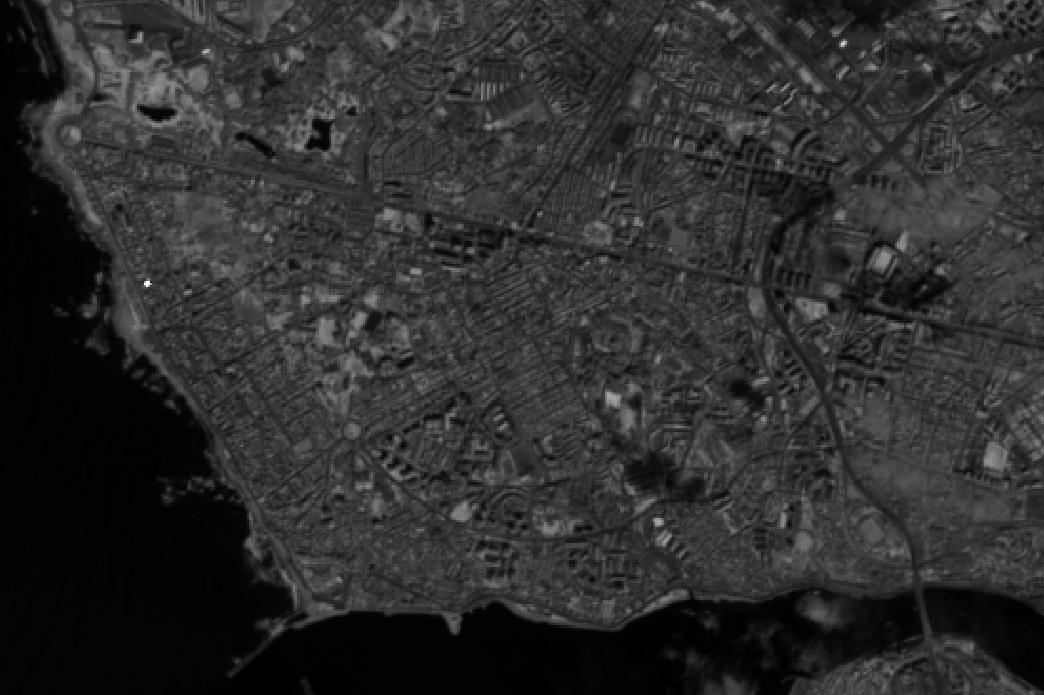
#> input picture example.png, 1044 x 695 px
$ jupyter execute --allow-errors Untitled.ipynb   (shell and % lines are left out)
#> lines starting #> are read from the running program, lines starting #| are printed output that depends on the picture
[cell 1]
%pylab inline
import cv2

from skimage.feature import canny

[cell 2]
#-----Reading the image-----------------------------------------------------
img = cv2.imread('example.png', 1)
#> img is the input picture: shape (695, 1044, 3); min 0, max 255, mean 45.2
#cv2.imshow("img",img)
#cv2.waitKey()
#-----Converting image to LAB Color model-----------------------------------
lab= cv2.cvtColor(img, cv2.COLOR_BGR2LAB)
#> lab: shape (695, 1044, 3); mean of channels 0, 1, 2 47.7, 128, 128
#-----Splitting the LAB image to different channels-------------------------
l, a, b = cv2.split(lab)
#> a: shape (695, 1044); every value is 128
#-----Applying CLAHE to L-channel-------------------------------------------
clahe = cv2.createCLAHE(clipLimit=3.0, tileGridSize=(8,8))
cl = clahe.apply(l)
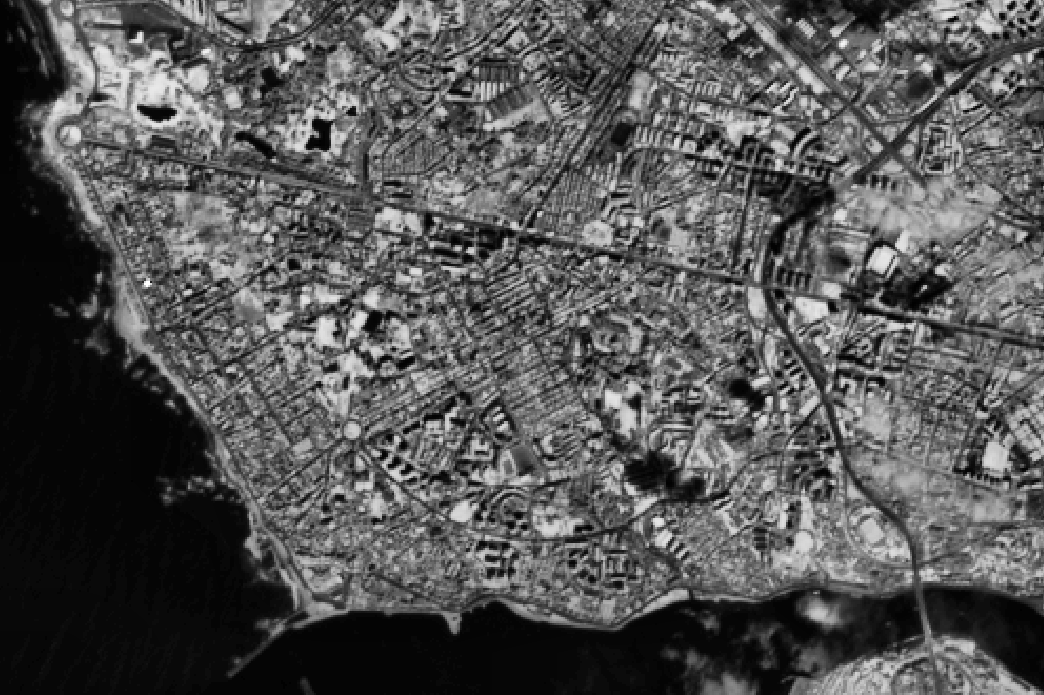
#> cl: shape (695, 1044); min 0, max 255, mean 84.9
#-----Merge the CLAHE enhanced L-channel with the a and b channel-----------
limg = cv2.merge((cl,a,b))
#> limg: shape (695, 1044, 3); mean of channels 0, 1, 2 84.9, 128, 128
#-----Converting image from LAB Color model to RGB model--------------------
final = cv2.cvtColor(limg, cv2.COLOR_LAB2BGR)

# cv2.imshow('final', final)
# cv2.waitKey()
# final_canny = canny(final, sigma=2)
#> (the rest of this cell did not finish here and is left out)


$ run again, with test.png copied over example.png
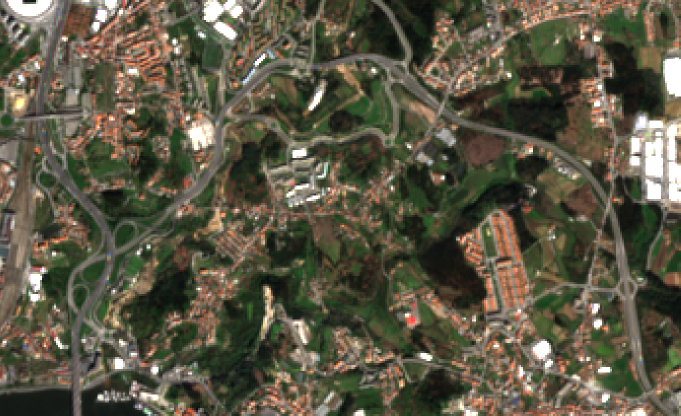
#> input picture test.png, 1361 x 832 px (shown at 1/2 size)
#> img is the input picture: shape (832, 1361, 3); mean B, G, R 67.9, 86.9, 90.9
#> lab: shape (832, 1361, 3); mean of channels 0, 1, 2 92.4, 126.1, 139.8
#> `cl = clahe.apply(l)`:
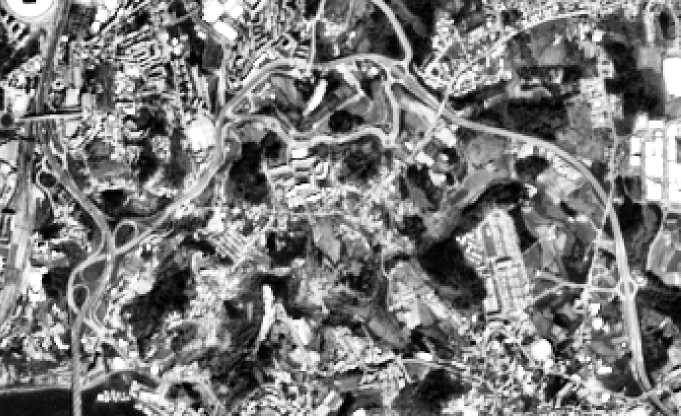
#> cl: shape (832, 1361) (shown at 1/2 size); min 0, max 255, mean 124.1
#> limg: shape (832, 1361, 3); mean of channels 0, 1, 2 124.1, 126.1, 139.8
#> `final = cv2.cvtColor(limg, cv2.COLOR_LAB2BGR)`:
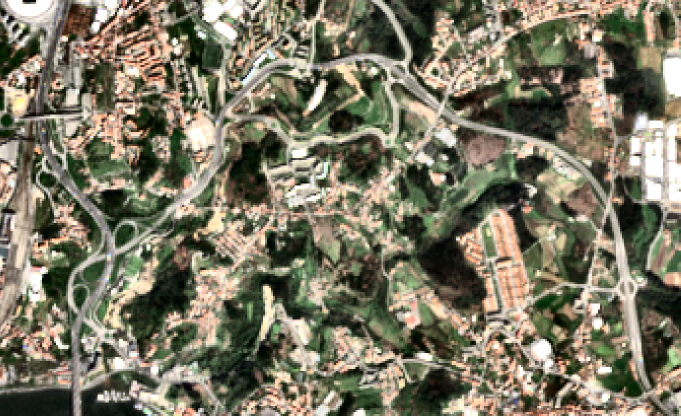
#> final: shape (832, 1361, 3) (shown at 1/2 size); mean B, G, R 98.9, 119.1, 123
